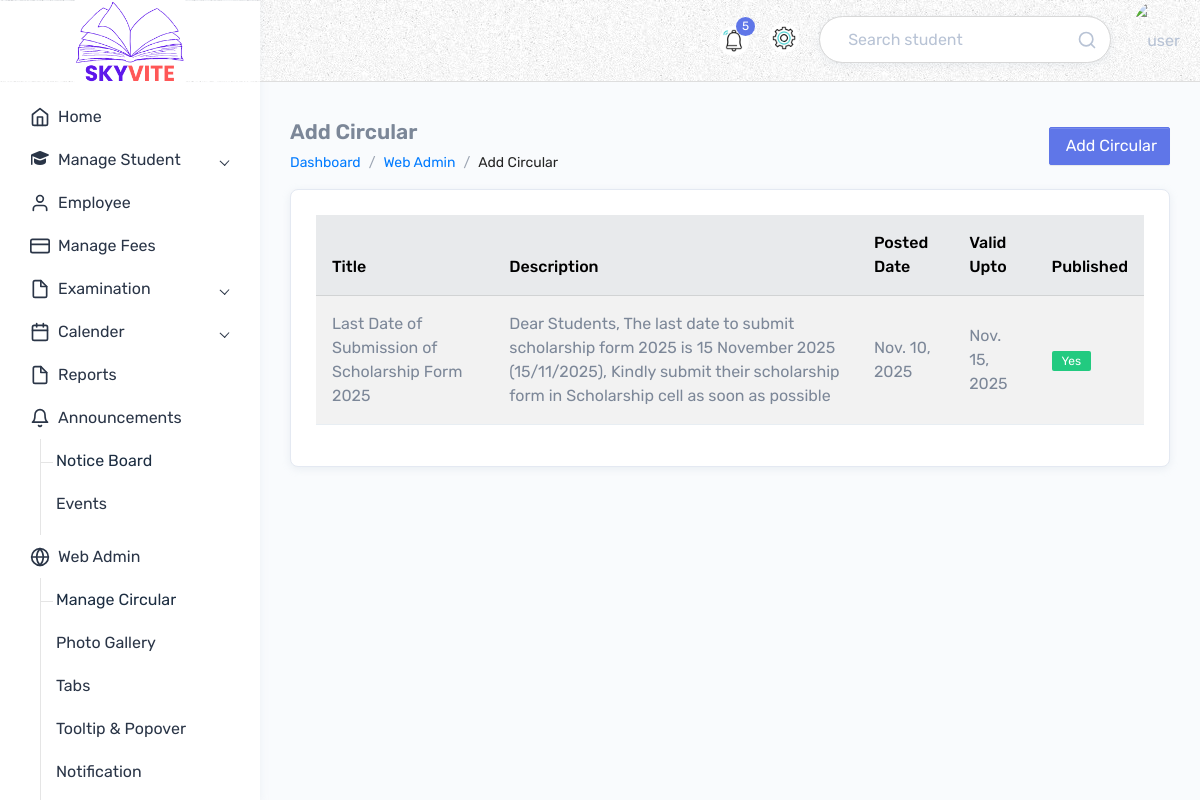
/manage-circular/ (signed in), run on the app's committed database.
### skyvite/models.py (models this page shows, shortened)
class Circular(models.Model):
    user = models.ForeignKey(User, on_delete=models.CASCADE)
    circular_id = models.PositiveIntegerField()
    title = models.CharField(max_length=255)
    description = models.TextField()
    posted_date = models.DateField()
    valid_upto = models.DateField()
    is_published = models.BooleanField(default=False)
    class Meta:
        unique_together = ("user", "circular_id")  # each user has their own sequence

### skyvite/views.py (the view, shortened to what this page needs)
# urls.py: path('manage-circular/', views.manage_circulars, name='manage-circular'),
@login_required(login_url='signin')
def manage_circulars(request):
    circulars = Circular.objects.filter(user=request.user).order_by('-posted_date')
    return render(request, "manage_circular.html", {
        "circulars": circulars,
    })

### skyvite/templates/manage_circular.html (shortened to what this page needs)
{% extends 'skyvite/base.html' %}
{% load static %}
{% block content %}
<div class="page-wrapper">
  <div class="container-fluid">
    <div class="d-flex justify-content-between align-items-center mt-4 mb-3">
      <div>
        <h3 class="fw-bold">Add Circular</h3>
        <nav aria-label="breadcrumb">
          <ol class="breadcrumb mb-0">
            <li class="breadcrumb-item"><a href="#">Dashboard</a></li>
            <li class="breadcrumb-item"><a href="#">Web Admin</a></li>
            <li class="breadcrumb-item active" aria-current="page">Add Circular</li>
          </ol>
        </nav>
      </div>
      <button class="btn btn-primary" data-bs-toggle="modal" data-bs-target="#addCircularModal">
         Add Circular
      </button>
    </div>
    <div class="card shadow-sm">
      <div class="card-body">
        {% if circulars %}
          <table class="table table-striped align-middle">
            <thead class="table-light">
              <tr>
                <th>Title</th>
                <th>Description</th>
                <th>Posted Date</th>
                <th>Valid Upto</th>
                <th>Published</th>
              </tr>
            </thead>
            <tbody>
              {% for circular in circulars %}
              <tr>
                <td>{{ circular.title }}</td>
                <td>{{ circular.description }}</td>
                <td>{{ circular.posted_date }}</td>
                <td>{{ circular.valid_upto }}</td>
                <td>
                  {% if circular.is_published %}
                    <span class="badge bg-success">Yes</span>
                  {% else %}
                    <span class="badge bg-secondary">No</span>
                  {% endif %}
                </td>
              </tr>
              {% endfor %}
            </tbody>
          </table>
        {% else %}
          <p class="text-muted">No circulars available.</p>
        {% endif %}
      </div>
    </div>
  </div>
</div>
{% endblock %}

### data on the page
Circular: title "Last Date of Submission of Scholarship Form 2025", description "Dear Students, The last date to submit scholarship form 2025 is 15 November 2025 (15/11/2025), Kindly submit their scholarship form in Scholarship cell as soon as possible", posted_date "Nov. 10, 2025", valid_upto "Nov. 15, 2025", is_published "Yes"
